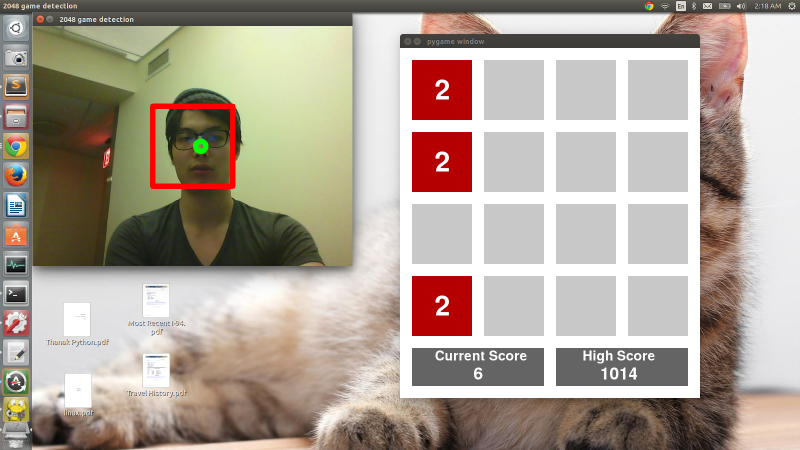
#> input picture ros_workspace/src/video/raw_scripts/testing.png, 1600 x 900 px, given in place of the camera (shown at 1/2 size)
$ python camshit_tracking1.py   (older library calls are emulated)
#> lines starting #> are read from the running program, lines starting #| are printed output that depends on the picture; after the words box and inside, x2 and y2 are one past the last pixel; in counts of white or black regions, pixels touching at a corner belong together
import numpy as np
import cv2

cap = cv2.VideoCapture(0)
ret,frame = cap.read()
#> frame is the input picture: shape (900, 1600, 3); mean B, G, R 150.7, 162.5, 174.5

# setup initial location of window
r,h,c,w = 250,90,400,125  # simply hardcoded the values
track_window = (c,r,w,h)

# set up the ROI for tracking
roi = frame[r:r+h, c:c+w]
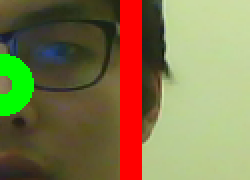
#> roi: shape (90, 125, 3) (shown 2 times larger); mean B, G, R 78, 121.1, 130.7
hsv_roi =  cv2.cvtColor(frame, cv2.COLOR_BGR2HSV)
#> hsv_roi: shape (900, 1600, 3); mean H, S, V 20.5, 46.7, 176.3
mask = cv2.inRange(hsv_roi, np.array((0., 60.,32.)), np.array((180.,255.,255.)))
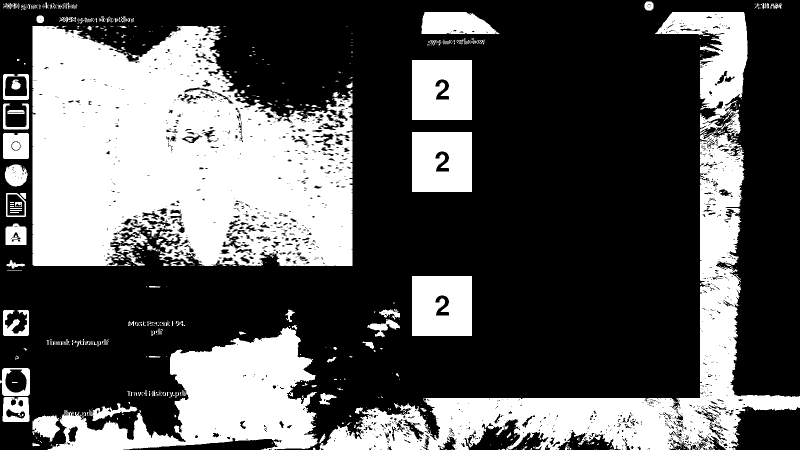
#> mask: shape (900, 1600) (shown at 1/2 size); 34.2% white; 804 white regions (671 under 20 px), largest, box (x1, y1, x2, y2) and area: (65, 52, 705, 532) 235548, (639, 24, 1600, 900) 121682, (95, 654, 636, 900) 61732
roi_hist = cv2.calcHist([hsv_roi],[0],mask,[180],[0,180])
#> roi_hist = 180 values, max 50332 at index 0, min 0 at index 77, mean 2739.4
cv2.normalize(roi_hist,roi_hist,0,255,cv2.NORM_MINMAX)

# Setup the termination criteria, either 10 iteration or move by atleast 1 pt
term_crit = ( cv2.TERM_CRITERIA_EPS | cv2.TERM_CRITERIA_COUNT, 10, 1 )

while(1):
    ret ,frame = cap.read()

    if ret:
        hsv = cv2.cvtColor(frame, cv2.COLOR_BGR2HSV)
        dst = cv2.calcBackProject([hsv],[0],roi_hist,[0,180],1)
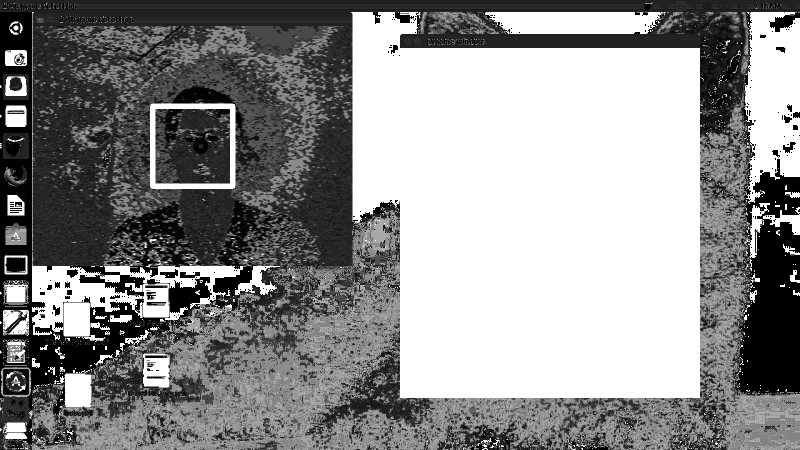
#> dst: shape (900, 1600) (shown at 1/2 size); min 0, max 255, mean 143.1

        # apply meanshift to get the new location
        ret, track_window = cv2.CamShift(dst, track_window, term_crit)
#> ret = ((483.5, 274), (126.2, 152.8), 91.34); track_window = (406, 210, 155, 128)
        # print ret
        # print track_window
        # Draw it on image
        pts = cv2.cv.BoxPoints(ret)
#> pts = ((408.6, 209.1), (561.4, 212.7), (558.4, 338.9), (405.6, 335.3))
        pts = np.int0(pts)
#> pts = [[408, 209], [561, 212], [558, 338], [405, 335]]
        cv2.polylines(frame,[pts],True, 255,2)
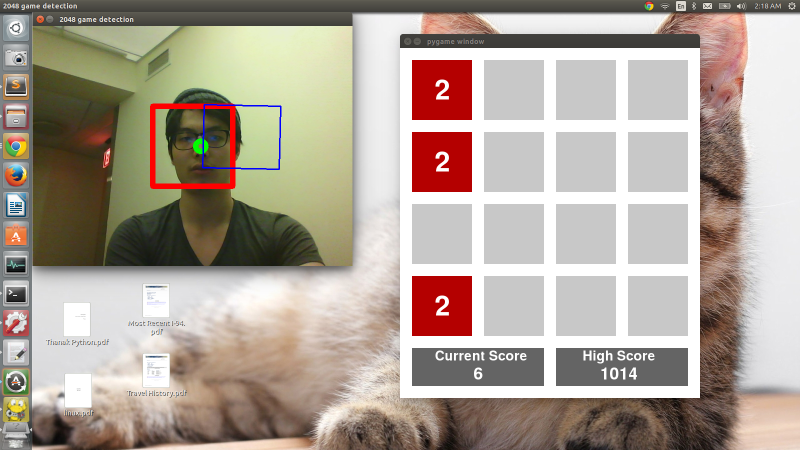
#> frame: shape (900, 1600, 3) (shown at 1/2 size); 0.12% of pixels changed, all inside (x1, y1, x2, y2) = (404, 208, 563, 340)
        cv2.imshow('img2',frame)

        k = cv2.waitKey(60) & 0xff
#> (key Esc is pressed here)
        if k == 27:
            break
        else:
            cv2.imwrite(chr(k)+".jpg",frame)

    else:
        break

cv2.destroyAllWindows()
cap.release()
